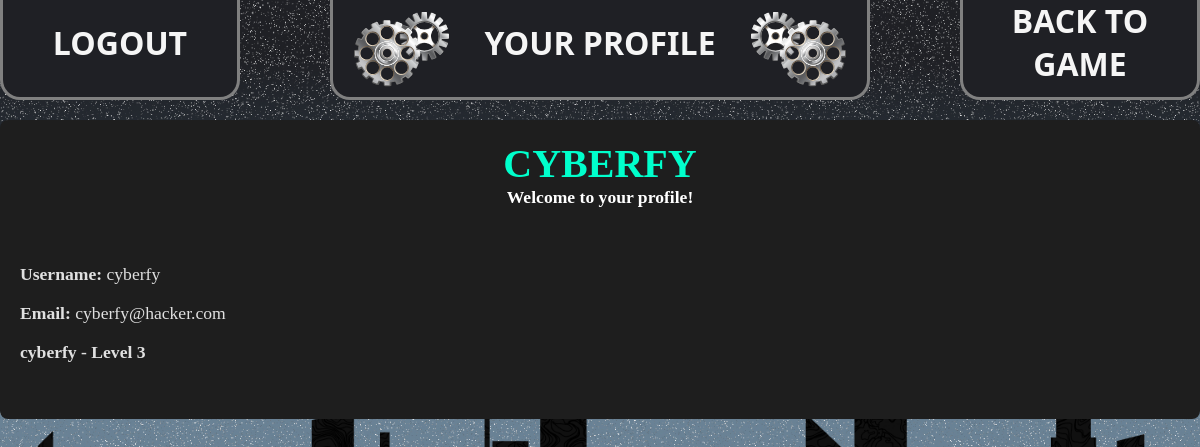
/Profile/ (signed in), run on an earlier commit of the app's database.
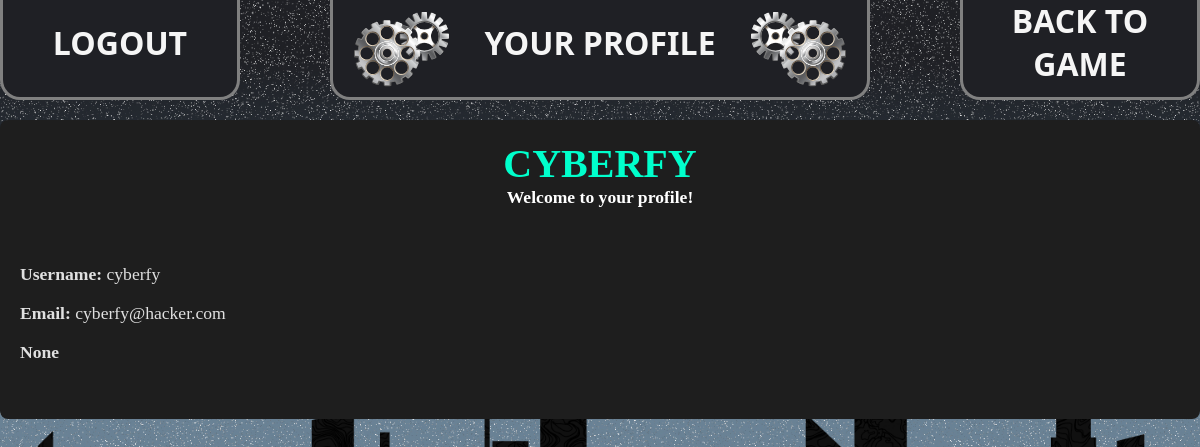
And on a later commit of the database.
### dev/models.py (models this page shows, shortened)
class LeaderboardEntry(models.Model):
    user = models.ForeignKey(User, on_delete=models.CASCADE)
    level = models.IntegerField()
    def __str__(self):
        return f"{self.user.username} - Level {self.level}"

class User(AbstractUser):
    ROLE_CHOICES = (
        ('participant', 'Participant'),
        ('admin', 'Admin'),
    )
    role = models.CharField(max_length=11, choices=ROLE_CHOICES, default='participant')  # Corrected max_length to fit the longest choice
    groups = models.ManyToManyField(
        Group,
        related_name='custom_user_set',
        blank=True,
    )
    user_permissions = models.ManyToManyField(
        Permission,
        related_name='custom_user_permissions_set',
        blank=True,
    )

### dev/views.py (the view)
# urls.py: path('Profile/', views.Profile, name='Profile'),
def Profile(request):
    if not request.user.is_authenticated:
        return redirect('Login')
    try:
        leaderboard_entry = LeaderboardEntry.objects.get(user=request.user)
    except LeaderboardEntry.DoesNotExist:
        leaderboard_entry = None
    return render(request, 'html/Profile.html', {'leaderboard_entry': leaderboard_entry})

### dev/templates/html/profile.html (shortened to what this page needs)
{% load static %}
<!DOCTYPE html>
<html lang="en">
<head>
    <link rel="stylesheet" href="{% static 'css/style.css' %}">
</head>
<body>
    <div class="fixed-elements">
        <header class="header">
            <img src="{% static 'images/Group 240.svg' %}" alt="Left Element" class="left-svg">
            <h1 class="header-heading">YOUR PROFILE</h1>
            <img src="{% static 'images/Group 239.svg' %}" alt="Right Element" class="right-svg">
        </header>
        <header class="Leaderboard">
            <h1 class="Leaderboard-heading"><a href="{% url 'Logout' %}" style="color: inherit; text-decoration: none;">LOGOUT</a></h1>
        </header>
        <header class="Register">
            <h1 class="Leaderboard-heading"><a href="{% url 'home' %}" style="color: inherit; text-decoration: none;">BACK TO GAME</a></h1>
        </header>
    </div>
    <main class="scrollable-content">
        <section class="main-content">
            {% if user.is_authenticated %}
<div class="profile-info">
    <div class="profile-header">
        <h1>{{ user.username|upper }}</h1>
        <b><p style="color: white">Welcome to your profile!</p></b>
    </div>
    <br>
    <br>
    <p><strong>Username:</strong> {{ user.username }}</p>
    <br>
    <p><strong>Email:</strong> {{ user.email }}</p>
    <br>
    <p><strong> {{ leaderboard_entry }}</strong></p>
    <br>
    <br>
</div>
{% else %}
<div class="no-account-message">
    <p>You don't have an account. Please <a href="{% url 'Login' %}">log in</a> or <a href="{% url 'Register' %}">sign up</a>.</p>
</div>
{% endif %}
        </section>
</body>
</html>

What changed in the data, as far as the page shows it:
removed LeaderboardEntry: user+level "cyberfy - Level 3"
Also different on the page:
{{ leaderboard_entry }}: (not shown) → "None"
